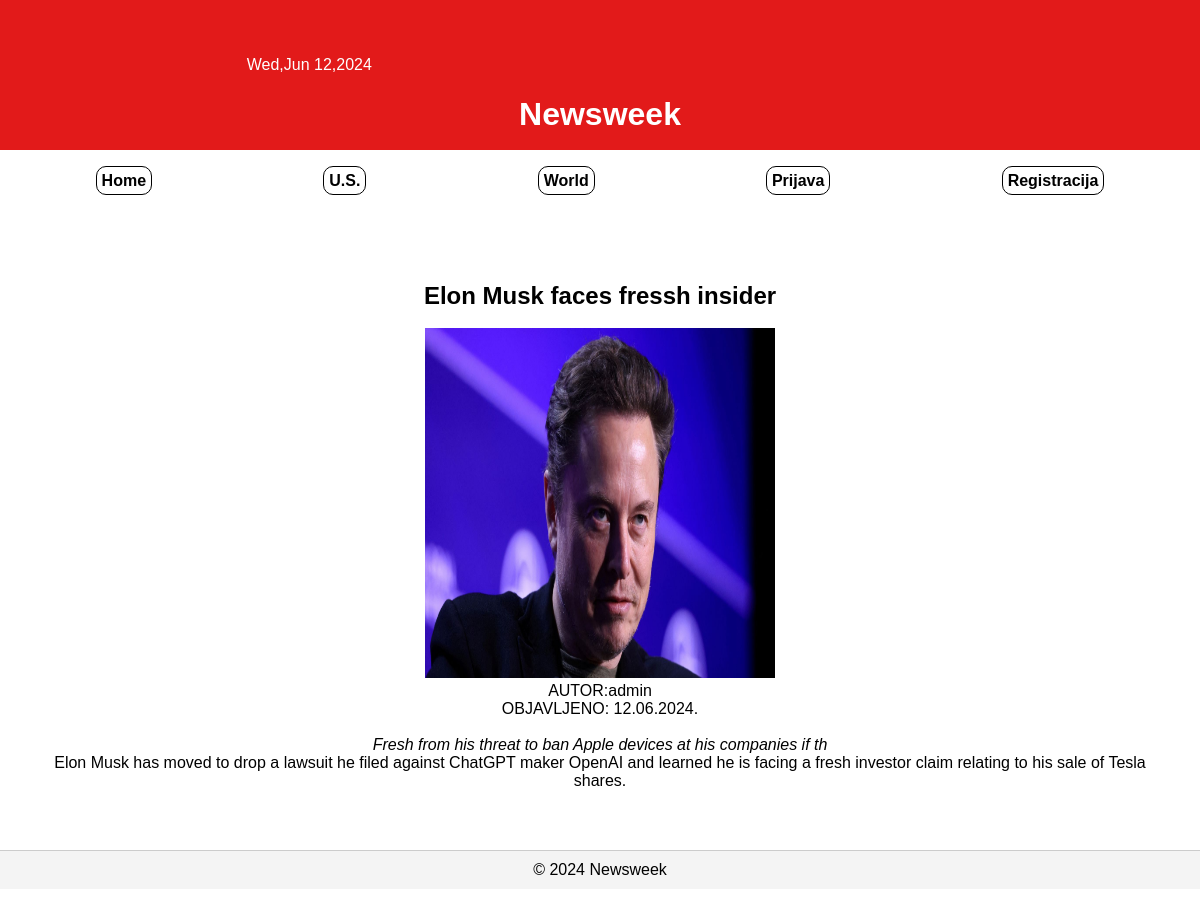
The page /clanak.php?id=32 on the database its author committed.
### tables this page shows
CREATE TABLE `vijesti` (
  `id` int NOT NULL,
  `datum` varchar(32) NOT NULL,
  `naslov` varchar(64) NOT NULL,
  `sazetak` text NOT NULL,
  `tekst` text NOT NULL,
  `slika` varchar(64) NOT NULL,
  `kategorija` varchar(64) NOT NULL,
  `arhiva` int NOT NULL
);

### clanak.php (the view, shortened to what this page needs)
<?php
include  'connect.php';
$datum = date('D,M d,Y');
if (isset($_GET['id'])) {
    $article_id = intval($_GET['id']);
} else {
    echo "<script>alert('Nema post id-a')</script>";
    die();
}
$sql = "SELECT kategorija, naslov, datum, slika, sazetak, tekst FROM vijesti WHERE id = $article_id";
$result = $dbc->query($sql);
if ($result->num_rows > 0) {
    $row = $result->fetch_assoc();
} else {
    echo "<script>alert('Nema rezultata')</script>";
    die();
}
?>
<!DOCTYPE html>
<html lang="en">
<head>
    <link rel="stylesheet" href="style.css">
</head>
<body>
<header>
<div class="datum">
    <?php echo $datum ?>
</div>
<div class="korisnik">
</div>
<div class="header-naslov">
    <h1>Newsweek</h1>
</div>
</header>
<nav>
<ul>
    <li><a href="index.php">Home</a></li>
    <li><a href="kategorija.php?id=us">U.S.</a></li>
    <li><a href="kategorija.php?id=world">World</a></li>
    <?php if (isset($_SESSION['korisnicko_ime'])): ?>
        <li><a onclick="checkRazina()">Administracija</a></li>
    <?php else: ?>
        <li><a href="prijava.php">Prijava</a></li>
        <li><a href="registracija.php">Registracija</a></li>
    <?php endif; ?>
</ul>
</nav>
    <main>
        <section role="main">
            <div class="row sredina">
            <h1 class="title"><?php
                echo $row['naslov'];
                ?></h1>
                 <br>
            <section class="slikaDivClanak">
                <?php
                echo '<img class="slikaClanak" src="' . $row['slika'] . '">';
                ?>
            </section>
                <p>AUTOR:admin</p>
                <p>OBJAVLJENO: <?php
                echo "<span>" . $row['datum'] . "</span>";
                ?></p>
                  <br>
            <section class="about">
                <p>
                    <?php
                    echo "<i>" . $row['sazetak'] . "</i>";
                    ?>
                </p>
            </section>
            <section class="sadrzaj">
                <p>
                    <?php
                    echo $row['tekst'];
                    ?>
                </p>
            </section>
            </div>
        </section>
    </main>
    <footer>
        <p>&copy; 2024 Newsweek</p>
    </footer>
</body>
</html>

### style.css (style rules this page uses)
* { margin: 0; padding: 0; box-sizing: border-box; }
body { font-family: Arial, sans-serif; height: 1000px; }
header { width: 100%; height: 150px; background-color: #e21a1a; color: white; padding: 30px; }
.header-naslov { text-align: center; width: 100%; height: 40px; }
.datum { width: 49%; height:40px; display: inline-block; text-align: center; }
.korisnik { width: 49%; height: 40px; display: inline-block; text-align: center; }
nav ul { margin-top: 12px; margin-bottom: 12px; padding: 10px; list-style: none; display: flex; justify-content: space-around; }
nav ul li a { color: black; text-decoration:none; font-weight: bold; padding: 5px; border: 1px solid black; border-radius: 10px; }
main { padding: 20px; }
footer { padding: 10px; background: #f4f4f4; border-top: 1px solid #ccc; margin-top: 20px; text-align: center; }
.slikaDivClanak { margin: 0 auto; }
.slikaClanak { width:350px; height:350px; }
.sredina { text-align: center; margin-top: 30px; padding: 20px; }
.title { text-align: center; }

### rows shown on the page
vijesti: naslov "Elon Musk faces fressh insider", slika (picture), datum "12.06.2024.", sazetak "Fresh from his threat to ban Apple devices at his companies if th", tekst "Elon Musk has moved to drop a lawsuit he filed against ChatGPT maker OpenAI and learned he is facing a fresh investor claim relating to his sale of Tesla shares."
